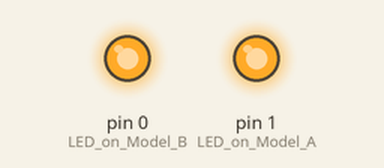
Bench run of a sketch on a simulated Arduino Uno, built with avr-gcc and run on an emulated ATmega328P. Shown: output pins drawn as LEDs (lit = HIGH).

Above: at 0.3 s.
At 10.3 s:
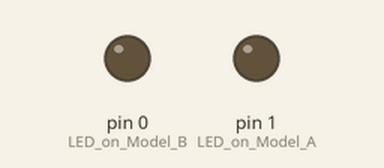
Timing chart, 0 to 15.0 s (numbered marks = the images above):
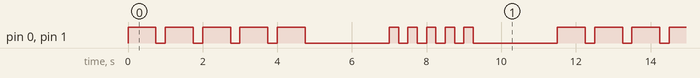

The sketch:

morse_code.ino
```cpp
const int TI_DURATION = 250;

/**
 * Turn on the LED
 */
void turnOnTheLED() {

    digitalWrite(0, HIGH);   // turn the LED on (HIGH is the voltage level)
    digitalWrite(1, HIGH);
}

/**
 * Turn off the LED
 */
void turnOffTheLED() {

    digitalWrite(0, LOW);    // turn the LED off by making the voltage LOW
    digitalWrite(1, LOW);
}

/**
 * Short bip
 */
void bip() {

    turnOnTheLED();
    delay(TI_DURATION);
    turnOffTheLED();
    delay(TI_DURATION);
}

/**
 * Long bip
 */
void lgBip() {

    turnOnTheLED();
    delay(3 * TI_DURATION);
    turnOffTheLED();
    delay(TI_DURATION);
}

/**
 * Space between 2 characters
 */
void charSpace() {

    delay(3 * TI_DURATION);
}

/**
 * Space between 2 words
 */
void wordSpace() {

    delay(5 * TI_DURATION);
}

/**
 * Translate a character in morse code
 *
 * @param {Char} character the character wanted
 */
void translateChar(char character) {

    switch (character) {
        case 'a':
            bip();
            lgBip();
            break;

        case 'b':
            lgBip();
            bip();
            bip();
            bip();
            break;

        case 'c':
            lgBip();
            bip();
            lgBip();
            bip();
            break;

        case 'd':
            lgBip();
            bip();
            bip();
            break;

        case 'e':
            bip();
            break;

        case 'f':
            bip();
            bip();
            lgBip();
            bip();
            break;

        case 'g':
            lgBip();
            lgBip();
            bip();
            break;

        case 'h':
            bip();
            bip();
            bip();
            bip();
            break;

        case 'i':
            bip();
            bip();
            break;

        case 'j':
            bip();
            lgBip();
            lgBip();
            lgBip();
            break;

        case 'k':
            lgBip();
            bip();
            lgBip();
            break;

        case 'l':
            bip();
            lgBip();
            bip();
            bip();
            break;

        case 'm':
            lgBip();
            lgBip();
            break;

        case 'n':
            lgBip();
            bip();
            break;

        case 'o':
            lgBip();
            lgBip();
            lgBip();
            break;

        case 'p':
            bip();
            lgBip();
            lgBip();
            bip();
            break;

        case 'q':
            lgBip();
            lgBip();
            bip();
            lgBip();
            break;

        case 'r':
            bip();
            lgBip();
            bip();
            break;

        case 's':
            bip();
            bip();
            bip();
            break;

        case 't':
            lgBip();
            break;

        case 'u':
            bip();
            bip();
            lgBip();
            break;

        case 'v':
            bip();
            bip();
            bip();
            lgBip();
            break;

        case 'w':
            bip();
            lgBip();
            lgBip();
            break;

        case 'x':
            lgBip();
            bip();
            bip();
            lgBip();
            break;

        case 'y':
            lgBip();
            bip();
            lgBip();
            lgBip();
            break;

        case 'z':
            lgBip();
            lgBip();
            bip();
            bip();
            break;
// Chiffres
        case '0':
            lgBip();
            lgBip();
            lgBip();
            lgBip();
            lgBip();
            break;

        case '1':
            bip();
            lgBip();
            lgBip();
            lgBip();
            lgBip();
            break;

        case '2':
            bip();
            bip();
            lgBip();
            lgBip();
            lgBip();
            break;

        case '3':
            bip();
            bip();
            bip();
            lgBip();
            lgBip();
            break;

        case '4':
            bip();
            bip();
            bip();
            bip();
            lgBip();
            break;

        case '5':
            bip();
            bip();
            bip();
            bip();
            bip();
            break;

        case '6':
            bip();
            bip();
            bip();
            bip();
            lgBip();
            break;

        case '7':
            bip();
            bip();
            bip();
            lgBip();
            lgBip();
            break;

        case '8':
            bip();
            bip();
            lgBip();
            lgBip();
            lgBip();
            break;

        case '9':
            bip();
            lgBip();
            lgBip();
            lgBip();
            lgBip();
            break;
    }

    charSpace();
}

/**
 * Code un mot
 *
 * @param {Char} *word un pointeur vers le premier caractère du mot
 * @param {Int} size le nombre de caractères du mot
 */
void translateWord(char *word) {

    int i, size = strlen(word);

    for (i = 0 ; i < size ; i++) {
        translateChar(word[i]);
    }

    wordSpace();
}

/*
  Programme
  =========
 */

// the setup routine runs once when you press reset:
void setup() {

    // initialize the digital pin as an output.
    pinMode(0, OUTPUT); //LED on Model B
    pinMode(1, OUTPUT); //LED on Model A
}

// the loop routine runs over and over again forever:
void loop() {

    char word1[] = "hello";
    // translateWord(word1);
    char word2[] = "world";
    // translateWord(word2);
    char sos[] = "sos";
    //translateWord(sos);
    char number1[] = "0";
    translateWord(number1);
    char number2[] = "5";
    translateWord(number2);
}
```

Measured:
- by itself, pin 0 (LED_on_Model_B), pin 1 (LED_on_Model_A): repeats every 11.5 s: 4 × (LOW 0.25 s, HIGH 0.75 s), LOW 2.3 s, 4 × (HIGH 0.25 s, LOW 0.25 s), HIGH 0.25 s, LOW 2.3 s, HIGH 0.75 s
- by itself, everything shown: repeats every 11.5 s, in 20 steps
